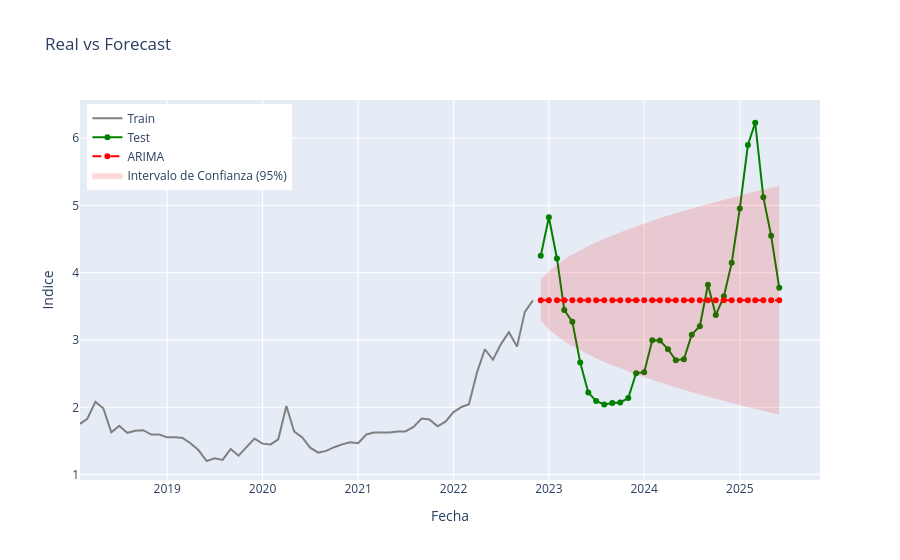

Notebook source saved alongside this figure:
### Markdown cell above
## <font color= #66b0b0> &ensp; • **MODELO ARIMA (0,1,0)** </font>

### Code cell
# Ajustamos el modelo ARIMA
model = ARIMA(train['value'], order=(0, 1, 0))
results = model.fit()
print(results.summary())

# Realizamos el pronóstico para los pasos del Test set
# start: índice donde empieza el test, end: índice donde termina
forecast_object = results.get_forecast(steps=len(test))
forecast = forecast_object.predicted_mean
conf_int = forecast_object.conf_int(alpha=0.05) # 95% confianza

# Convertimos a DataFrame para facilitar el manejo
forecast_df = pd.DataFrame({
    'date': test.index,
    'actual': test['value'],
    'forecast': forecast.values,
    'lower_ci': conf_int.iloc[:, 0].values,
    'upper_ci': conf_int.iloc[:, 1].values
})
forecast_df.set_index('date', inplace=True)

# Cálculo de Métricas de Error
rmse = np.sqrt(mean_squared_error(test['value'], forecast))
mae = mean_absolute_error(test['value'], forecast)
print(f"\n--- Métricas de Evaluación en Test Set ---")
print(f"RMSE: {rmse:.4f}")
print(f"MAE: {mae:.4f}")


fig = go.Figure()
# Datos de Entrenamiento (Histórico)
# Mostramos solo los últimos años para que se vea bien el detalle del final
train_subset = train[train.index > '2018-01-01']

fig.add_trace(go.Scatter(
    x=train_subset.index, y=train_subset['value'],
    mode='lines', name='Train',
    line=dict(color='gray')
))

# Datos Reales (Test)
fig.add_trace(go.Scatter(
    x=test.index, y=test['value'],
    mode='lines+markers', name='Test',
    line=dict(color='green', width=2)
))

# Pronóstico del Modelo
fig.add_trace(go.Scatter(
    x=forecast_df.index, y=forecast_df['forecast'],
    mode='lines+markers', name='ARIMA',
    line=dict(color='red', dash='dash', width=2)
))

# Intervalos de Confianza
fig.add_trace(go.Scatter(
    x=forecast_df.index.tolist() + forecast_df.index[::-1].tolist(),
    y=forecast_df['upper_ci'].tolist() + forecast_df['lower_ci'][::-1].tolist(),
    fill='toself',
    fillcolor='rgba(255, 0, 0, 0.15)',
    line=dict(color='rgba(255,255,255,0)'),
    name='Intervalo de Confianza (95%)',
    hoverinfo="skip"
))

fig.update_layout(
    title='Real vs Forecast',
    xaxis_title='Fecha',
    yaxis_title='Indice',
    hovermode="x unified",
    legend=dict(yanchor="top", y=0.99, xanchor="left", x=0.01)
)

fig.show()
